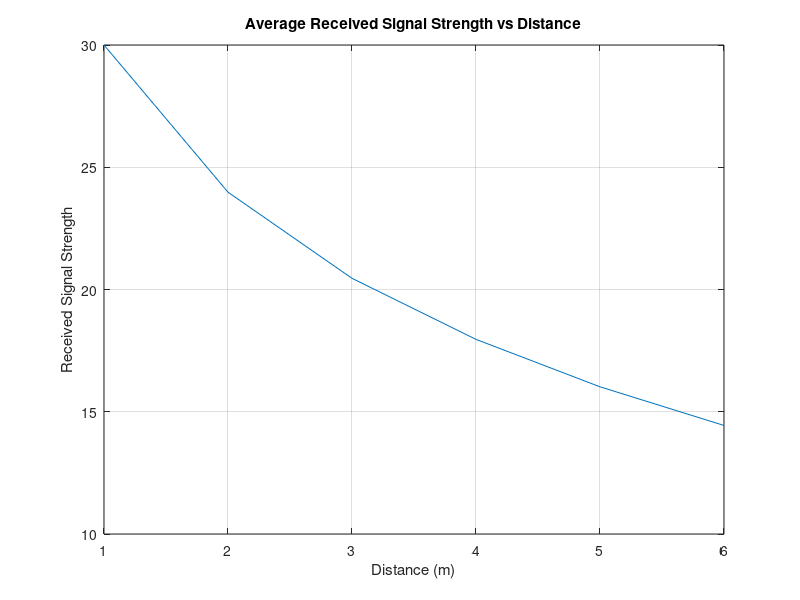

The MATLAB source for this figure:
%Change distance from 1m to 6m

d = [1 2 3 4 5 6];
Pr = [30 23.98 20.4575 17.96 16.02 14.44];

plot(d, Pr);
grid
xlabel('Distance (m)');
ylabel('Received Signal Strength');
title('Average Received Signal Strength vs Distance');
